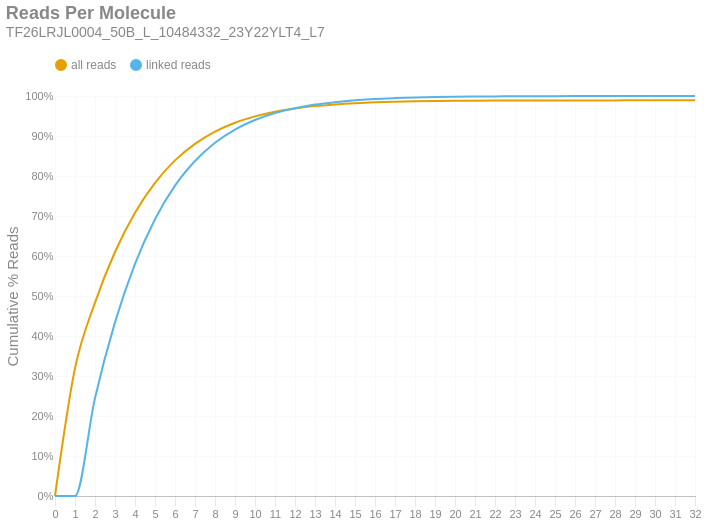

Here is the notebook cell this chart was saved with:
### Markdown cell above
### Reads per Molecule
This chart shows the cumulative distribution of the number of reads per linked molecule. That is, how many alignments are associated with a unique molecule. This excludes the number of reads associated with invalid or absent linked-read barcodes. The `linked` histogram is the percentages recalculated when disregarding singletons.

### Code cell
if SKIPLR:
    print_html(f"Skipped")
else:
    counts = np.bincount(valids['reads'].cast(pl.Int64).to_numpy())
    weighted = counts * np.arange(len(counts))
    all_perc = weighted / n_reads
    linked_perc = weighted / n_linked_reads
    linked_perc[1] = 0
    binned_df = pl.DataFrame({
        'readsper': list(range(len(counts))),
        'all reads (cumsum)': np.cumsum(all_perc).tolist(),
        'linked reads (cumsum)': np.cumsum(linked_perc).tolist(),
    })

    with SafeRender(binned_df):
        (
            density_plot(binned_df, 'Reads Per Molecule', samplename, 'readspmol')
            .encode(
                x=alt.X('readsper:O', title=None).axis(labelAngle=0).scale(padding=0),
                y=alt.Y('value:Q', title='Cumulative % Reads').axis(format='%').stack(False),
                color=alt.Color("key:N").scale(domain=["all reads", "linked reads"]),
                tooltip=[
                    alt.Tooltip("key:N", title="Data Type"),
                    alt.Tooltip("readsper:O", title="Reads Per Molecule"),
                    alt.Tooltip("value:Q", format=".2%", title="% Reads (Cum.)")
                ]            
            )
        ).display()

### Figure 1 — Vega-Lite specification as saved in the notebook (floating-point values rounded to 4 significant figures)
{"width": "container", "height": 400, "config": {"title": {"anchor": "start", "dy": -15, "fontSize": 18, "color": "#888888", "subtitleColor": "#888888", "subtitleFontSize": 14}, "arc": {"fill": "#0072B2"}, "axis": {"domainColor": "#888888", "domainWidth": 0.5, "gridWidth": 0.2, "grid": false, "titleFontWeight": 400, "titleFontSize": 15, "labelFontSize": 11, "labelColor": "#888888", "tickColor": "#888888", "tickWidth": 0.2, "titleColor": "#888888"}, "axisBand": {"grid": false}, "axisX": {"grid": true, "tickSize": 10, "domainCap": "round"}, "axisY": {"domain": false, "grid": true, "tickSize": 0, "domainCap": "round"}, "background": "transparent", "header": {"labelFontSize": 15, "labelColor": "#888888", "titleFontSize": 15, "titleFontWeight": 600, "titleColor": "#888888"}, "legend": {"labelFont": "sans-serif", "labelFontSize": 12, "labelColor": "#888888", "symbolSize": 100, "symbolType": "circle", "titleFontSize": 12, "titlePadding": 10, "titleColor": "#888888", "title": null, "orient": "top"}, "range": {"category": ["#E69F00", "#56B4E9", "#009E73", "#F0E442", "#0072B2", "#D55E00", "#CC79A7", "#000000"], "diverging": ["#cfe8f3", "#a2d4ec", "#73bfe2", "#46abdb", "#1696d2", "#12719e"]}, "area": {"fill": "#0072B2", "fillOpacity": 0.7, "line": true, "strokeOpacity": 0.7}, "line": {"color": "#0072B2", "stroke": "#0072B2", "strokeWidth": 2}, "trail": {"color": "#0072B2", "stroke": "#0072B2", "strokeWidth": 0, "size": 1}, "point": {"filled": true, "fillOpacity": 1.0, "size": 95}, "text": {"color": "#888888", "fontSize": 11, "align": "right", "fontWeight": 400, "size": 11}, "bar": {"fill": "#0072B2", "stroke": null}, "view": {"stroke": null, "continuousWidth": 660, "continuousHeight": 400}}, "data": {"name": "data-8638b0c66ab57c8b7378e974a1a453fe"}, "mark": {"type": "line", "interpolate": "monotone", "point": {"opacity": 0, "size": 275}}, "encoding": {"color": {"field": "key", "scale": {"domain": ["all reads", "linked reads"]}, "type": "nominal"}, "tooltip": [{"field": "key", "title": "Data Type", "type": "nominal"}, {"field": "readsper", "title": "Reads Per Molecule", "type": "ordinal"}, {"field": "value", "format": ".2%", "title": "% Reads (Cum.)", "type": "quantitative"}], "x": {"axis": {"labelAngle": 0}, "field": "readsper", "scale": {"padding": 0}, "title": null, "type": "ordinal"}, "y": {"axis": {"format": "%"}, "field": "value", "stack": false, "title": "Cumulative % Reads", "type": "quantitative"}}, "params": [{"name": "param_c36ac31b6afebe62", "select": {"type": "point", "fields": ["key"]}, "bind": "legend"}], "title": {"text": "Reads Per Molecule", "subtitle": "TF26LRJL0004_50B_L_10484332_23Y22YLT4_L7"}, "transform": [{"fold": ["all reads (cumsum)", "linked reads (cumsum)"]}, {"calculate": "replace(datum.key, ' (cumsum)', '')", "as": "key"}, {"filter": {"param": "param_c36ac31b6afebe62"}}], "usermeta": {"embedOptions": {"downloadFileName": "TF26LRJL0004_50B_L_10484332_23Y22YLT4_L7.readspmol"}}, "$schema": "https://vega.github.io/schema/vega-lite/v6.4.1.json", "datasets": {"data-8638b0c66ab57c8b7378e974a1a453fe": [{"readsper": 0, "all reads (cumsum)": 0.0, "linked reads (cumsum)": 0.0}, {"readsper": 1, "all reads (cumsum)": 0.3192, "linked reads (cumsum)": 0.0}, {"readsper": 2, "all reads (cumsum)": 0.4834, "linked reads (cumsum)": 0.2451}, {"readsper": 3, "all reads (cumsum)": 0.61, "linked reads (cumsum)": 0.434}, {"readsper": 4, "all reads (cumsum)": 0.7081, "linked reads (cumsum)": 0.5805}, {"readsper": 5, "all reads (cumsum)": 0.7828, "linked reads (cumsum)": 0.692}, {"readsper": 6, "all reads (cumsum)": 0.8391, "linked reads (cumsum)": 0.7759}, {"readsper": 7, "all reads (cumsum)": 0.8803, "linked reads (cumsum)": 0.8374}, {"readsper": 8, "all reads (cumsum)": 0.9109, "linked reads (cumsum)": 0.8832}, {"readsper": 9, "all reads (cumsum)": 0.933, "linked reads (cumsum)": 0.9162}, {"readsper": 10, "all reads (cumsum)": 0.949, "linked reads (cumsum)": 0.9401}, {"readsper": 11, "all reads (cumsum)": 0.9608, "linked reads (cumsum)": 0.9577}, {"readsper": 12, "all reads (cumsum)": 0.9687, "linked reads (cumsum)": 0.9695}, {"readsper": 13, "all reads (cumsum)": 0.9748, "linked reads (cumsum)": 0.9785}, {"readsper": 14, "all reads (cumsum)": 0.9789, "linked reads (cumsum)": 0.9846}, {"readsper": 15, "all reads (cumsum)": 0.982, "linked reads (cumsum)": 0.9892}, {"readsper": 16, "all reads (cumsum)": 0.9842, "linked reads (cumsum)": 0.9926}, {"readsper": 17, "all reads (cumsum)": 0.9856, "linked reads (cumsum)": 0.9947}, {"readsper": 18, "all reads (cumsum)": 0.9866, "linked reads (cumsum)": 0.9962}, {"readsper": 19, "all reads (cumsum)": 0.9875, "linked reads (cumsum)": 0.9975}, {"readsper": 20, "all reads (cumsum)": 0.988, "linked reads (cumsum)": 0.9983}, {"readsper": 21, "all reads (cumsum)": 0.9883, "linked reads (cumsum)": 0.9987}, {"readsper": 22, "all reads (cumsum)": 0.9885, "linked reads (cumsum)": 0.999}, {"readsper": 23, "all reads (cumsum)": 0.9887, "linked reads (cumsum)": 0.9993}, {"readsper": 24, "all reads (cumsum)": 0.9888, "linked reads (cumsum)": 0.9994}, {"readsper": 25, "all reads (cumsum)": 0.9889, "linked reads (cumsum)": 0.9996}, {"readsper": 26, "all reads (cumsum)": 0.989, "linked reads (cumsum)": 0.9998}, {"readsper": 27, "all reads (cumsum)": 0.989, "linked reads (cumsum)": 0.9998}, {"readsper": 28, "all reads (cumsum)": 0.989, "linked reads (cumsum)": 0.9998}, {"readsper": 29, "all reads (cumsum)": 0.9891, "linked reads (cumsum)": 0.9999}, {"readsper": 30, "all reads (cumsum)": 0.9891, "linked reads (cumsum)": 1.0}, {"readsper": 31, "all reads (cumsum)": 0.9892, "linked reads (cumsum)": 1.0}, {"readsper": 32, "all reads (cumsum)": 0.9892, "linked reads (cumsum)": 1.0}]}}
